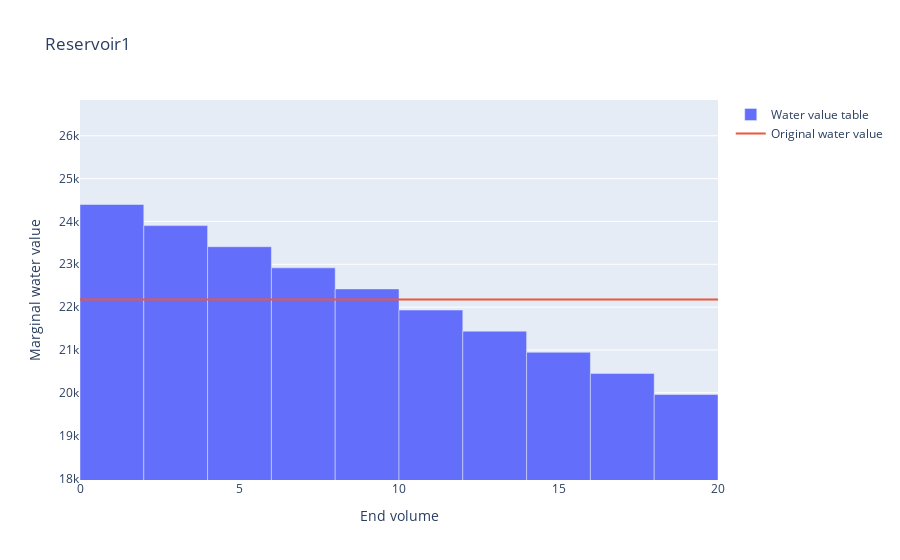
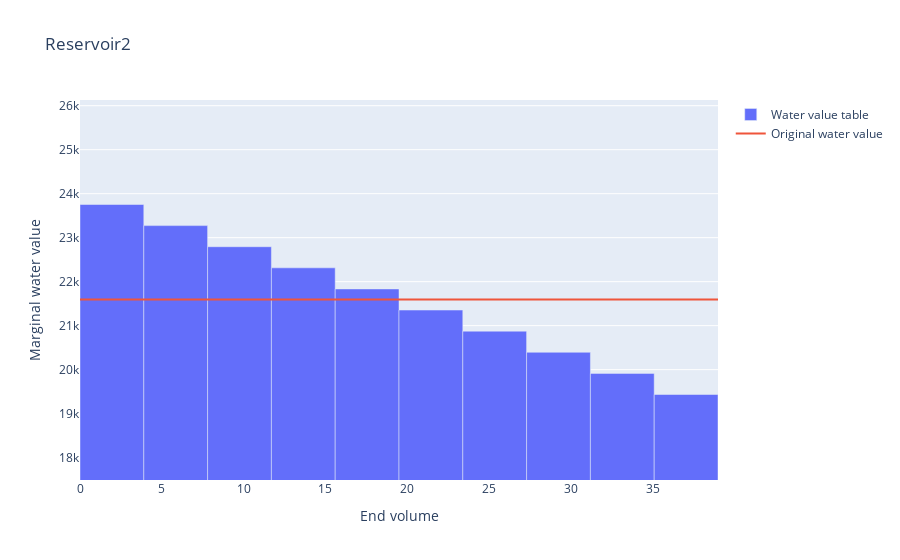

These figures' notebook cell, in order:
### Markdown cell above
## Water value tables
An example of how to specify water values as piece-wise constant functions are shown below. The tables are based on the original water values calculated in the first example. The marginal water values in the water value table are spread around the original water value in a uniform way for each volume segment.

It is possible to have reservoirs with constant water values in €/Mm$^3$ and reservoirs with water value tables in the same system, but it is not advisable to mix water value tables and constant end values in €/MWh. This is because the conversion from local energy values to global water values requires a constant water value for all reservoirs of the system. If reservoirs with water value tables and constant local energy values are mixed, the start volume is used to find an approximation of the global water value of the reservoirs with water value tables.

### Code cell
#Create the same basic model as before
shop=ShopSession()
build_model(shop)

#The three reservoir objects
rsv1 = shop.model.reservoir.Reservoir1
rsv2 = shop.model.reservoir.Reservoir2
rsv3 = shop.model.reservoir.Reservoir3

reservoirs = [rsv1,rsv2,rsv3]

#Create a water value table with n segments that has the same total value at vmax as in the first example
wv_orig = [22177.52,21594.52,4104.50] 
n = 10

for wv,rsv in zip(wv_orig,reservoirs):
    vmax = rsv.max_vol.get()
    delta = 0.1*wv
    #The volume segments are vmax/n long, the marginal water value is decreasing from wv+delta to wv-delta from the first to the last segment
    wv_list = [wv+delta*(1-2*i/(n-1)) for i in range(n)]
    vol_list = [i*vmax/n for i in range(n)]
    rsv.water_value_input.set([pd.Series(wv_list, index=vol_list, name=0)])
    
#Plot the water value tables
for i, rsv in enumerate(reservoirs):
    wv_table = rsv.water_value_input.get()[0]
    vols = list(wv_table.index)
    wvs = list(wv_table.values)
        
    dv = vols[1]-vols[0]
    fig = go.Figure(layout={'bargap':0,'title':f"Reservoir{i+1}",'xaxis_title':"End volume",'yaxis_title':"Marginal water value"})
    fig.add_trace(go.Bar(name='Water value table', x0=0.5*dv,dx=dv, y=wvs))
    fig.add_trace(go.Scatter(name="Original water value",x=[0,vols[-1]+dv],y=[wv_orig[i],wv_orig[i]],mode='lines'))    
    fig.update_yaxes(range=[min(wvs)*0.9, max(wvs)*1.1])
    fig.show()
    print("")
    
#Print the water value tables
for rsv in reservoirs:
    wv_table = rsv.water_value_input.get()[0]
    print(f"{rsv.get_name()}:")
    print("Vol WV")
    for vol,wv in wv_table.items():
        print(vol,wv)    
    print("")

### Figure 1 — Plotly figure (JSON) as saved in the notebook; plotly's stock layout.template omitted (floating-point values rounded to 4 significant figures)
{"data": [{"dx": 2, "name": "Water value table", "type": "bar", "x0": 1, "y": [24400.0, 23900.0, 23410.0, 22920.0, 22420.0, 21930.0, 21440.0, 20950.0, 20450.0, 19960.0]}, {"mode": "lines", "name": "Original water value", "type": "scatter", "x": [0, 20], "y": [22180.0, 22180.0]}], "layout": {"autosize": true, "bargap": 0, "title": {"text": "Reservoir1"}, "xaxis": {"autorange": true, "range": [0, 20], "title": {"text": "End volume"}, "type": "linear"}, "yaxis": {"range": [17960.0, 26830.0], "title": {"text": "Marginal water value"}, "type": "linear"}}}

### Figure 2 — Plotly figure (JSON) as saved in the notebook; plotly's stock layout.template omitted (floating-point values rounded to 4 significant figures)
{"data": [{"dx": 3.9, "name": "Water value table", "type": "bar", "x0": 1.95, "y": [23750.0, 23270.0, 22790.0, 22310.0, 21830.0, 21350.0, 20870.0, 20390.0, 19910.0, 19440.0]}, {"mode": "lines", "name": "Original water value", "type": "scatter", "x": [0, 39], "y": [21590.0, 21590.0]}], "layout": {"autosize": true, "bargap": 0, "title": {"text": "Reservoir2"}, "xaxis": {"autorange": true, "range": [0, 39], "title": {"text": "End volume"}, "type": "linear"}, "yaxis": {"range": [17490.0, 26130.0], "title": {"text": "Marginal water value"}, "type": "linear"}}}
